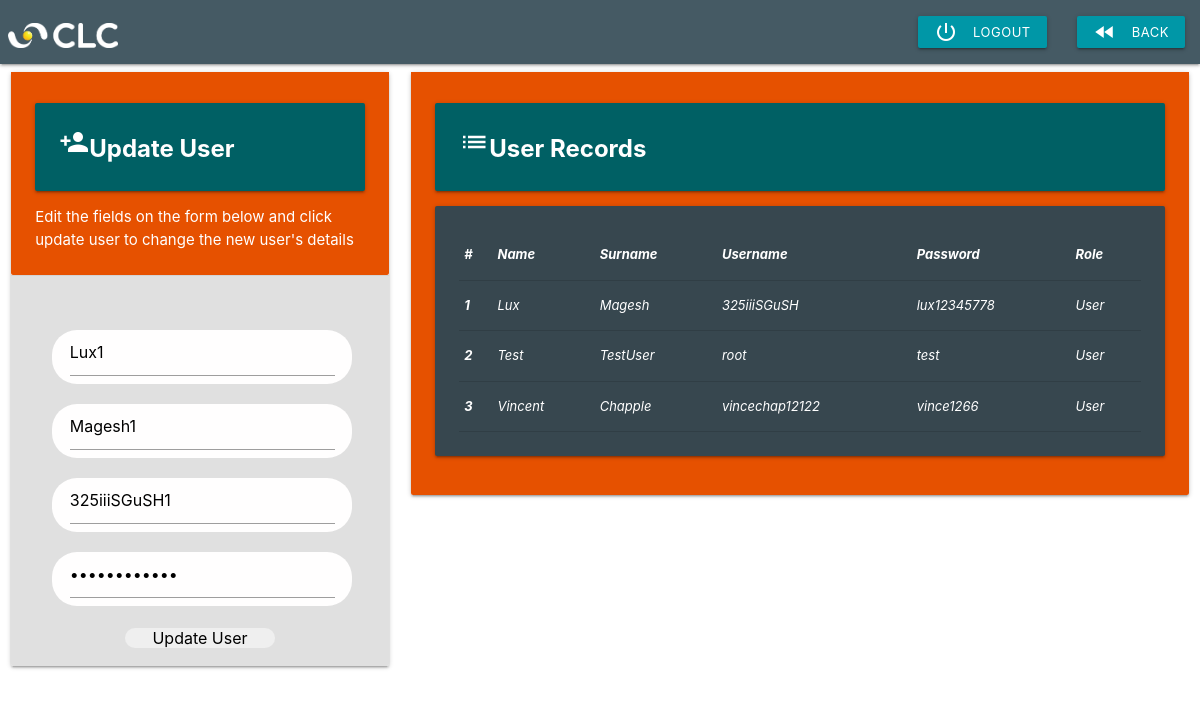
Page /update.php?uid=1 on the committed database.
### tables this page shows
CREATE TABLE `users` (
  `uid` int(150) NOT NULL,
  `f_name` varchar(150) NOT NULL,
  `l_name` varchar(150) NOT NULL,
  `username` varchar(150) NOT NULL,
  `password` varchar(150) NOT NULL,
  `role` enum('Admin','Manager','Support','User','Custom') NOT NULL DEFAULT 'User'
);

### update.php (the view, shortened to what this page needs)
<!DOCTYPE html>
  <html>
  <?php
        include_once 'inc/head.php';
    ?>
    <body style="background-image: url('./images/pexels-demian-smit-449559.jpg'); background-size: cover; z-index: -1;object-fit: cover;">
    <?php
        include_once 'inc/navbar2.php';
    ?>
    <div class="row ContentOne">
      <div class="ContentOne col s12 m4 xs12">
    <div class="card horizontal">
    <div class="card-stacked">
        <div class="card-content  orange darken-4 white-text">
          <div class="card-panel  cyan darken-4">
            <span class="white-text" style="font-size:x-large ;font-weight:bolder;"> <i class="small material-icons">person_add</i>Update User
          </span>
          </div>
                <p>Edit the fields on the form below and click update user to change the new user's details</p>
          </div>
            <div class="card-action grey lighten-2">
              <?php
                  require 'dbcon.php';
                  if (isset($_GET['uid'])){
                    $uid = $_GET['uid'];
                    $sql5 = "SELECT * FROM `users` WHERE uid=$uid";
                    $result5 = $conn->query($sql5);
                    if ($result5->num_rows > 0){
                      while($row = $result5->fetch_assoc()){
                        $uid = $row['uid'];
                        $name = $row['f_name'];
                        $lastname = $row['l_name'];
                        $username1 = $row['username'];
                        $password1 = $row['password'];
          ?>
<form class="" action="scriptupdate.php" method="POST">
                          <input type="hidden" name="uid" class="validate" value="<?php print_r($uid); ?>" id="uid" placeholder="   User id"/>
                  <div class="row">
                    <div class="txt s12 m12 xs12">
                          <input type="text" name="f_name" pattern="[A-Za-z]*" class="validate" value="<?php echo print_r($name); ?>" id="f_name" placeholder="   Firstname"/>
                    </div>
                  </div>
                  <div class="row">
                    <div class="txt s12 m12 xs12">
                            <input type="text" name="l_name" pattern="[A-Za-z]*" class="validate" value="<?php echo print_r($lastname); ?>" id="l_name" placeholder="    Lastname"/>
                    </div>
                  </div>
                  <div class="row">
                    <div class="txt s12 m12 xs12">
                              <input type="text" name="username" value="<?php echo print_r($username1); ?>" id="username" placeholder="   Username"/>
                    </div>
                  </div>
                  <div class="row">
                    <div class="txt s12 m12 xs12">
                              <input type="password" name="password" value="<?php echo print_r($password1); ?>" id="password" placeholder="   Password 8+ characters / special incl."/>
                    </div>
                  </div>
                   <div class="btnsub">
                                  <div class="Update User">
                                          <input type="submit" name="update" id="btnsub3" value="Update User"/>
                                  </div>
                  </div>
                  </div>
                  </div>
            </div>
		   <?php
                }
            }
          }
?>
          </div>
          <div class="ContentTwo col s12 m8 xs12 text-white">
      <div class="card horizontal">
      <div class="card-stacked">
        <div class="card-content orange darken-4 white-text">
      <div class="card-panel cyan darken-4">
        <span class="white-text" style="font-size:x-large ;font-weight:bolder"><i class="small material-icons">list</i>User Records</span>
      </div>
      <div class="card-panel white-text blue-grey darken-3" style="font-size:small; font-style: oblique;">
        <?php
          require 'dbcon.php';
          $sql = "SELECT * FROM `users`";
          $result = $conn->query($sql);
        ?>
      <table class="table table-dark">
          <thead>
            <tr>
              <th scope="col">#</th>
              <th scope="col">Name</th>
              <th scope="col">Surname</th>
              <th scope="col">Username</th>
              <th scope="col">Password</th>
              <th scope="col">Role</th>
            </tr>
          </thead>
          <?php
            while ($row = $result->fetch_assoc()) {
          ?>
          <tbody>
            <tr>
              <th scope="row"><?php echo $row["uid"] ?></th>
              <td><?php echo $row["f_name"] ?></td>
              <td><?php echo $row["l_name"] ?></td>
              <td><?php echo $row["username"] ?></td>
              <td><?php echo $row["password"] ?></td>
              <td><?php echo $row["role"] ?></td>
            </tr>
          </tbody>
          <?php
          }
          ?>
      </table>
      </div>
        </div>
      </div>
    </div>
      </div>
        </div>
    </body>
  </html>

### rows in the picture
users: f_name "Lux1", l_name "Magesh1", username "325iiiSGuSH1", uid "1", f_name "Lux", l_name "Magesh", username "325iiiSGuSH", password "lux12345778", role "User"
users: uid "2", f_name "Test", l_name "TestUser", username "root", password "test", role "User"
users: uid "3", f_name "Vincent", l_name "Chapple", username "vincechap12122", password "vince1266", role "User"
